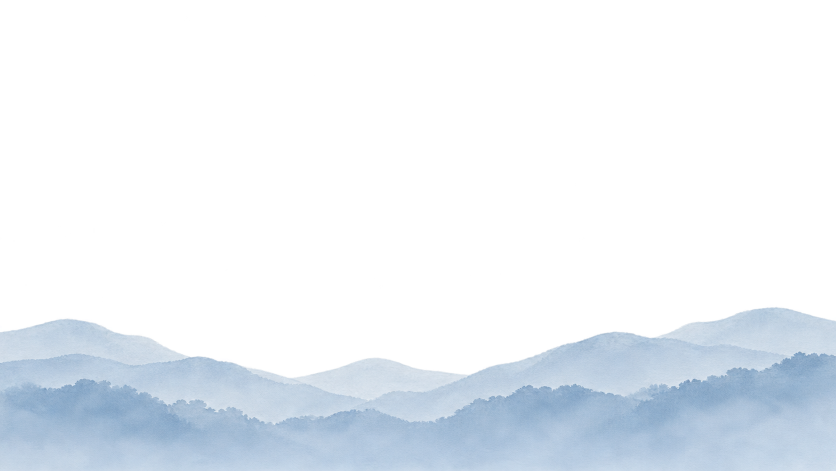
#> input picture assets-src/backgrounds/sky-pale.png, 1672 x 941 px (shown at 1/2 size); its folder holds only this picture in this run
$ python fit_asset.py ../assets-src/backgrounds/hills-distant.png ../assets-src/backgrounds/sky-pale.png 5 5
#> lines starting #> are read from the running program, lines starting #| are printed output that depends on the picture
#> further down, im is the input picture: PIL image 1672x941 RGBA; mean R, G, B, A 50.1, 55.5, 61.1, 67.8
"""Approved PASS + FIX: keep original in assets-src/, crop empty margin, scale evenly, centre visible art on a transparent canvas.
Usage: py tools/fit_asset.py <delivered.png> <manifest path e.g. hero/arch-frame.png> <W> <H> [--bottom | --left] [--clip-faint]
--bottom: art runs off the bottom edge (no bottom margin), for assets marked "runs off the bottom edge".
--left: art runs off the left edge (no left margin), placed at the top with ~4% margin; for side branches.
A .webp target is saved lossless.
--clip-faint: drop near-invisible haze (alpha<=16) outside the visible art so it cannot limit the scale. Edge cleanup only; check the haze is invisible on ivory first."""
import pathlib, shutil, sys
from PIL import Image

ROOT = pathlib.Path(__file__).resolve().parent.parent
MARGIN = 0.92  # ~4% empty margin per side


def fit(im, W, H, bottom=False, clip_faint=False, left=False):
#> called with W = 5, H = 5, bottom = False, clip_faint = False, left = False
    a = im.getchannel("A")
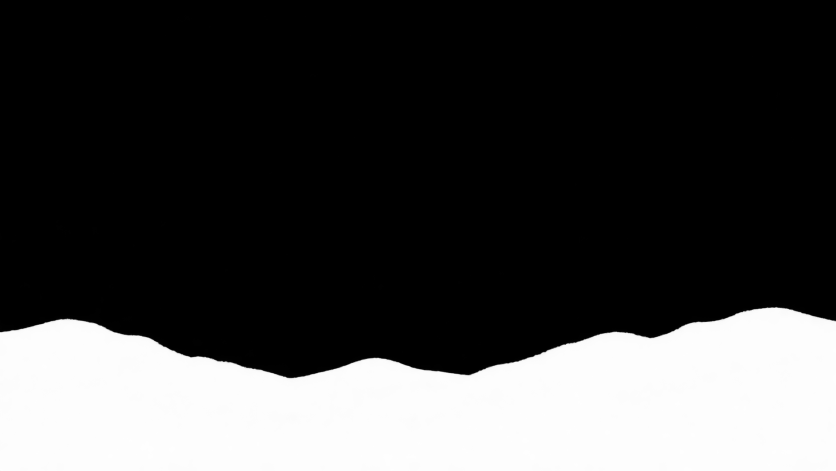
#> a: PIL image 1672x941 L (shown at 1/2 size); min 0, max 255, mean 67.8
    f = a.getbbox()                                  # every non-empty pixel, incl. faint glow remnants: never clipped
#> f = (0, 25, 1672, 941)
    v = a.point(lambda q: 255 if q > 16 else 0).getbbox()  # visible art: used for size and centring
#> v = (0, 613, 1672, 941)
    if clip_faint:
        f = v
    vcx, vcy = (v[0] + v[2]) / 2, (v[1] + v[3]) / 2
#> vcx = 836; vcy = 777
    if left:  # art enters from the left edge: size by visible art; faint remnants may clip
        s = min(W * (1 + MARGIN) / 2 / (v[2] - v[0]), H * MARGIN / (v[3] - v[1]))
    elif bottom:  # art is clipped at the bottom anyway; size by visible art and let faint (alpha<=16) remnants clip at the sides
        s = min(W * MARGIN / (v[2] - v[0]), H * (1 + MARGIN) / 2 / (v[3] - v[1]))
    else:
        s = min(W * MARGIN / (v[2] - v[0]), (W / 2) / (vcx - f[0]), (W / 2) / (f[2] - vcx),
                H * MARGIN / (v[3] - v[1]), (H / 2) / (vcy - f[1]), (H / 2) / (f[3] - vcy))
#> s = 0.00275
    art = im.crop(f).resize((round((f[2] - f[0]) * s), round((f[3] - f[1]) * s)), Image.LANCZOS)
    x = round(-(v[0] - f[0]) * s) if left else round(W / 2 - (vcx - f[0]) * s)
#> x = 0
    if left:
        y = round(H * (1 - MARGIN) / 2 - (v[1] - f[1]) * s)
    else:
        y = round(H - (v[3] - f[1]) * s) if bottom else round(H / 2 - (vcy - f[1]) * s)
#> y = 0
    out = Image.new("RGBA", (W, H), (0, 0, 0, 0))
    out.paste(art, (x, y))  # in --bottom mode, pixels below the visible base fall off-canvas by design
    return out, s


if __name__ == "__main__":
    src, rel, W, H = sys.argv[1], sys.argv[2], int(sys.argv[3]), int(sys.argv[4])
    orig = ROOT / "assets-src" / rel
    orig.parent.mkdir(parents=True, exist_ok=True)
    if not orig.exists():
        shutil.copy2(src, orig)  # original is kept untouched; never overwritten
    im = Image.open(orig).convert("RGBA")
    out, s = fit(im, W, H, "--bottom" in sys.argv, "--clip-faint" in sys.argv, "--left" in sys.argv)
#> s = 0.00275
    dst = ROOT / "public/assets/wedding" / rel
    out.save(dst, lossless=True) if dst.suffix == ".webp" else out.save(dst)
    b = out.getchannel("A").point(lambda q: 255 if q > 16 else 0).getbbox()
#> b = (0, 1, 5, 3)
    print(f"{rel}: scale {s:.3f}, margins L{b[0]} R{W-b[2]} T{b[1]} B{H-b[3]}")
#| ../assets-src/backgrounds/sky-pale.png: scale 0.003, margins L0 R0 T1 B2
    if "--left" not in sys.argv:
        assert abs(b[0] - (W - b[2])) <= 2, "visible art not centred"

$ run again, on assets-src/florals/branch-side-left.png
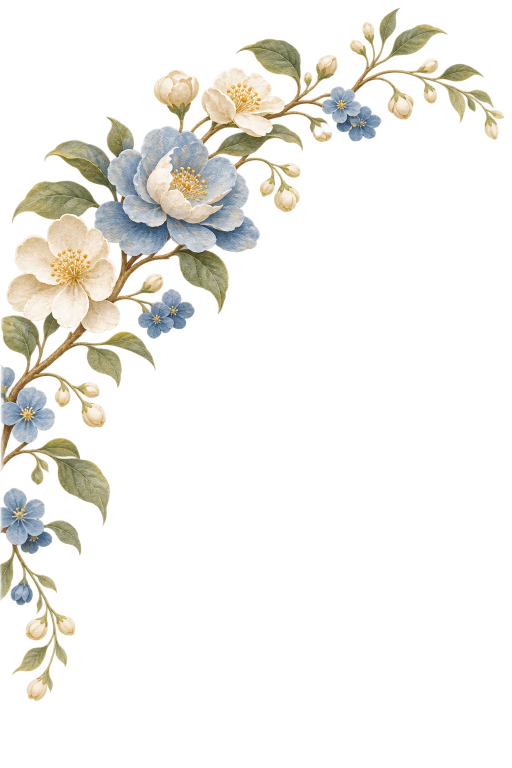
#> input picture assets-src/florals/branch-side-left.png, 1024 x 1536 px (shown at 1/2 size)
#> im is the input picture: PIL image 1024x1536 RGBA; mean R, G, B, A 70.8, 67.2, 53.6, 42.4
#> in fit, `a = im.getchannel("A")`:
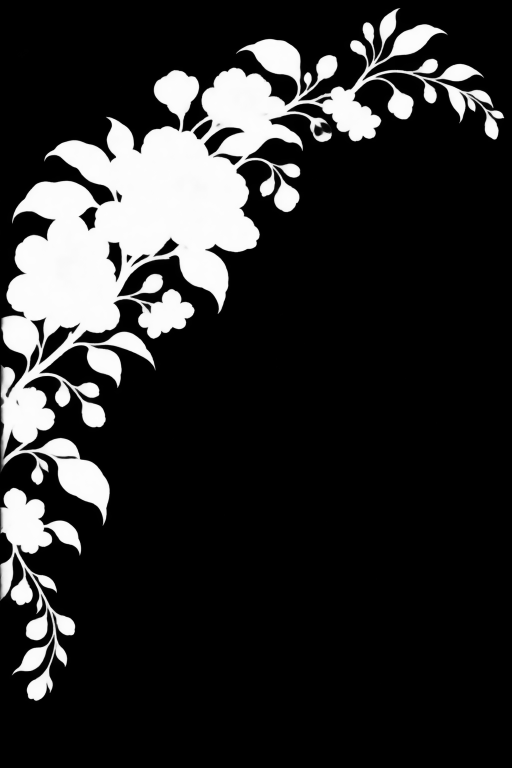
#> a: PIL image 1024x1536 L (shown at 1/2 size); min 0, max 254, mean 42.4
#> f = (0, 14, 1011, 1462)
#> v = (0, 16, 1009, 1402)
#> vcx = 504.5; vcy = 709
#> in fit, `s = min(W * MARGIN / (v[2] - v[0]), (W / 2) / (vcx - f[0]), (W / 2) / ..`: s = 0.00332
#> x = 1
#> y = 0
#> `out, s = fit(im, W, H, "--bottom" in sys.argv, "--clip-faint" in sys.a..`: s = 0.00332
#> b = (1, 0, 4, 5)
#| ../assets-src/florals/branch-side-left.png: scale 0.003, margins L1 R1 T0 B0

$ run again, on assets-src/florals/lotus-single.png
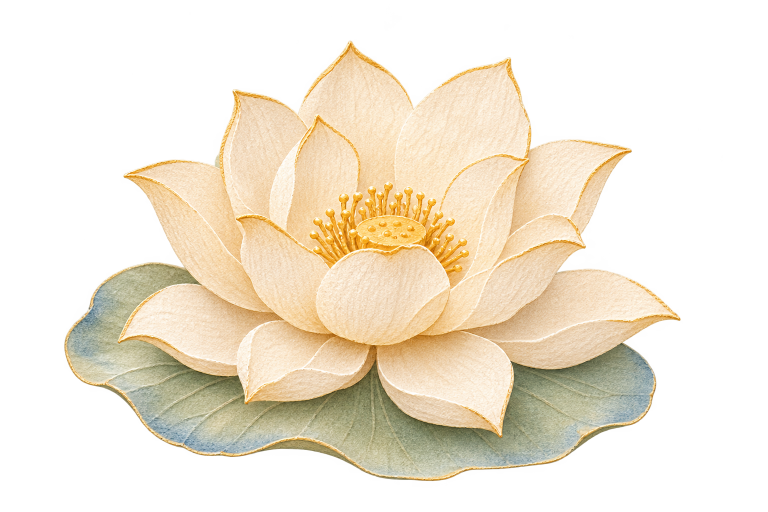
#> input picture assets-src/florals/lotus-single.png, 1536 x 1024 px (shown at 1/2 size)
#> im is the input picture: PIL image 1536x1024 RGBA; mean R, G, B, A 136.9, 123.4, 97.9, 113.2
#> in fit, `a = im.getchannel("A")`:
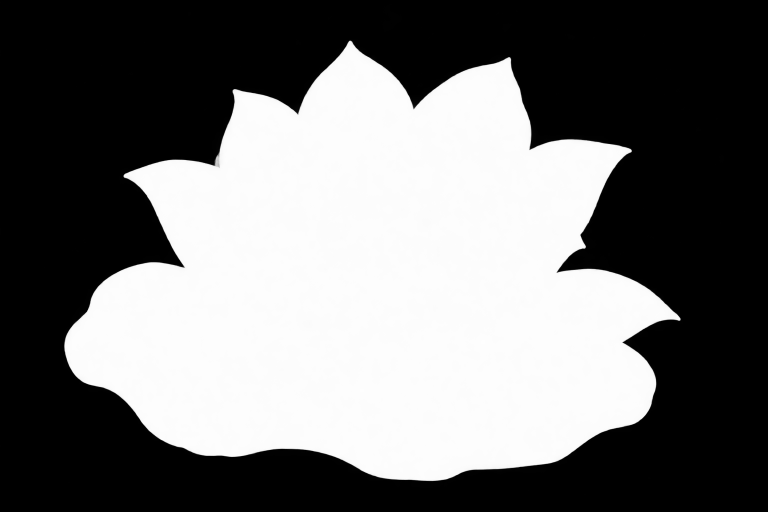
#> a: PIL image 1536x1024 L (shown at 1/2 size); min 0, max 254, mean 113.2
#> f = (0, 0, 1512, 1024)
#> v = (128, 81, 1362, 963)
#> vcx = 745; vcy = 522
#> in fit, `s = min(W * MARGIN / (v[2] - v[0]), (W / 2) / (vcx - f[0]), (W / 2) / ..`: s = 0.00326
#> x = 0
#> y = 1
#> `out, s = fit(im, W, H, "--bottom" in sys.argv, "--clip-faint" in sys.a..`: s = 0.00326
#> b = (0, 1, 5, 4)
#| ../assets-src/florals/lotus-single.png: scale 0.003, margins L0 R0 T1 B1
